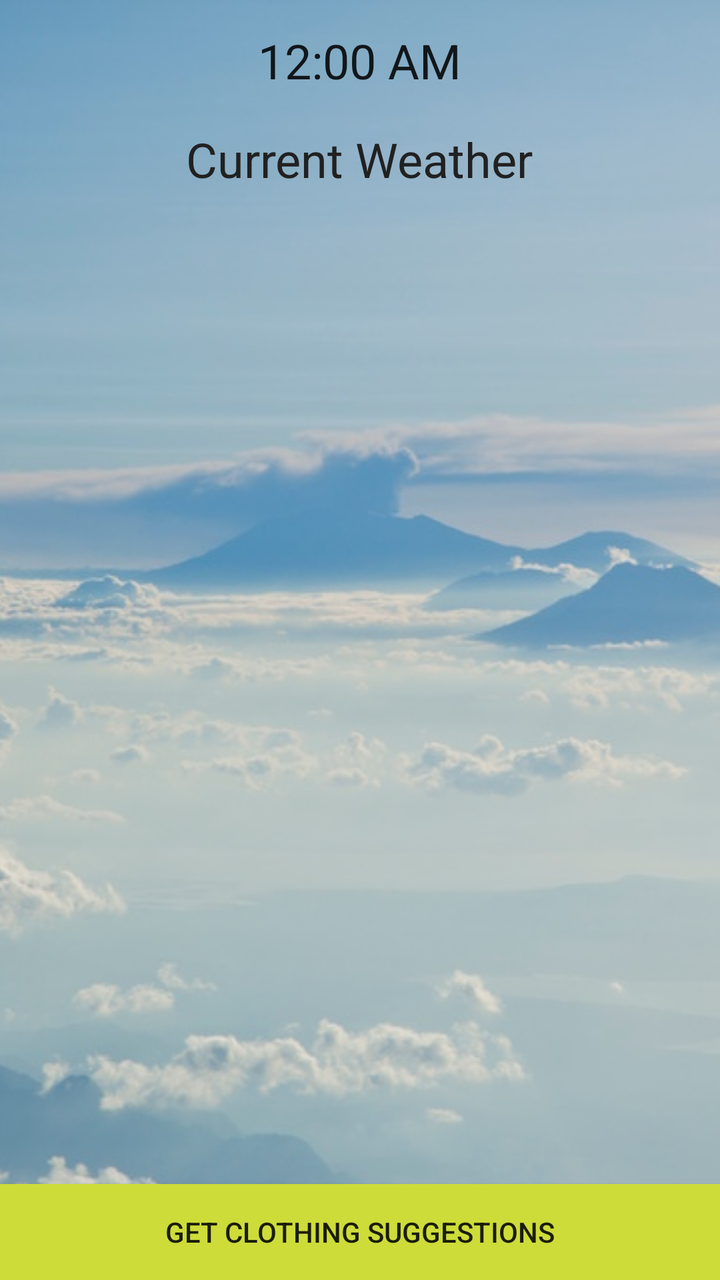
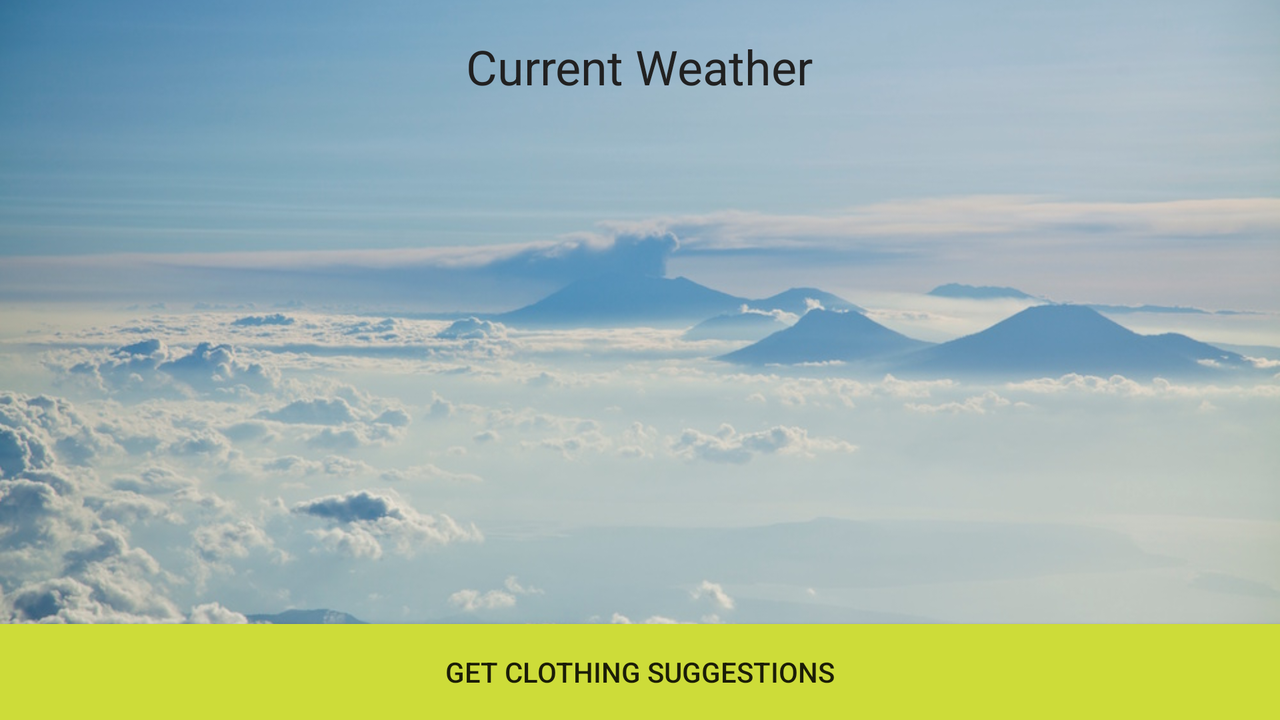

The same Android screen from two of the app's own layout files: first res/layout/ as a phone draws it, then the repository's variant for another configuration, drawn on a device whose configuration selects that folder. Both files follow.
<!-- AndroidManifest.xml: application theme AppTheme -->
<!-- res/layout/activity_weather.xml -->
<?xml version="1.0" encoding="utf-8"?>
<RelativeLayout xmlns:android="http://schemas.android.com/apk/res/android"
    xmlns:app="http://schemas.android.com/apk/res-auto"
    xmlns:tools="http://schemas.android.com/tools"
    android:id="@+id/activity_weather"
    android:layout_width="match_parent"
    android:layout_height="match_parent"
    tools:context="com.epicodus.ransroad.ui.WeatherActivity">

    <ImageView
        android:layout_width="wrap_content"
        android:layout_height="fill_parent"
        app:srcCompat="@drawable/clouds"
        android:layout_alignParentTop="true"
        android:layout_alignParentLeft="true"
        android:layout_alignParentStart="true"
        android:id="@+id/cloudsImageView"
        android:scaleType="centerCrop" />

    <TextClock
        android:layout_width="wrap_content"
        android:layout_height="wrap_content"
        android:layout_alignParentTop="true"
        android:layout_centerHorizontal="true"
        android:layout_marginTop="14dp"
        android:id="@+id/textClockWeather"
        android:textSize="24sp" />

    <TextView
        android:text="Current Weather"
        android:layout_width="wrap_content"
        android:layout_height="wrap_content"
        android:id="@+id/weatherTitleTextView"
        android:textSize="24sp"
        android:textColor="@color/colorPrimaryText"
        android:layout_marginTop="17dp"
        android:layout_below="@+id/textClockWeather"
        android:layout_centerHorizontal="true" />

    <Button
        android:text="Get Clothing Suggestions"
        android:layout_width="match_parent"
        android:layout_height="wrap_content"
        android:id="@+id/getClothingButton"
        android:layout_alignParentRight="true"
        android:layout_alignParentEnd="true"
        android:layout_alignParentBottom="true"
        android:background="@color/colorAccent" />

    <android.support.v7.widget.RecyclerView
        android:layout_width="match_parent"
        android:layout_height="match_parent"
        android:id="@+id/recyclerView"/>

</RelativeLayout>
<!-- resources referenced by this layout -->
<resources>
  <color name="colorAccent">#CDDC39</color>
  <color name="colorPrimaryText">#212121</color>
  <!-- drawable clouds: jpeg bitmap (drawable, 121840 bytes) -->
  <style name="AppTheme" parent="Theme.AppCompat.Light.DarkActionBar">
          
          <item name="colorPrimary">@color/colorPrimary</item>
          <item name="colorPrimaryDark">@color/colorPrimaryDark</item>
          <item name="colorAccent">@color/colorAccent</item>
      </style>
  <color name="colorPrimary">#9E9E9E</color>
  <color name="colorPrimaryDark">#616161</color>
</resources>
<!-- res/layout-land/activity_weather.xml (the repository's variant of the layout above) -->
<!-- drawn on the phone turned sideways -->
<?xml version="1.0" encoding="utf-8"?>
<RelativeLayout xmlns:android="http://schemas.android.com/apk/res/android"
    xmlns:app="http://schemas.android.com/apk/res-auto"
    xmlns:tools="http://schemas.android.com/tools"
    android:orientation="vertical"
    android:id="@+id/activity_weather"
    android:layout_width="match_parent"
    android:layout_height="match_parent"
    tools:context="com.epicodus.ransroad.ui.WeatherActivity">

    <ImageView
        android:layout_width="wrap_content"
        android:layout_height="fill_parent"
        app:srcCompat="@drawable/clouds"
        android:layout_alignParentTop="true"
        android:layout_alignParentLeft="true"
        android:layout_alignParentStart="true"
        android:id="@+id/cloudsImageView"
        android:scaleType="centerCrop" />

    <TextView
            android:text="Current Weather"
            android:layout_width="wrap_content"
            android:layout_height="wrap_content"
            android:id="@+id/weatherTitleTextView"
            android:textSize="24sp"
            android:textColor="@color/colorPrimaryText"
            android:layout_marginTop="17dp"
            android:layout_below="@+id/textClockWeather"
            android:layout_centerHorizontal="true" />

    <Button
            android:text="Get Clothing Suggestions"
            android:layout_width="match_parent"
            android:layout_height="wrap_content"
            android:id="@+id/getClothingButton"
            android:layout_alignParentRight="true"
            android:layout_alignParentEnd="true"
            android:layout_alignParentBottom="true"
            android:background="@color/colorAccent" />

    <android.support.v7.widget.RecyclerView
        android:layout_width="match_parent"
        android:layout_height="wrap_content"
        android:id="@+id/locationRecyclerView"
        android:layout_centerVertical="true"
        android:layout_alignParentLeft="true"
        android:layout_alignParentStart="true" />

    <android.support.v7.widget.RecyclerView
            android:layout_width="match_parent"
            android:layout_height="wrap_content"
            android:id="@+id/weatherRecyclerView"
        android:layout_above="@+id/getClothingButton"
        android:layout_alignParentLeft="true"
        android:layout_alignParentStart="true" />

</RelativeLayout>
